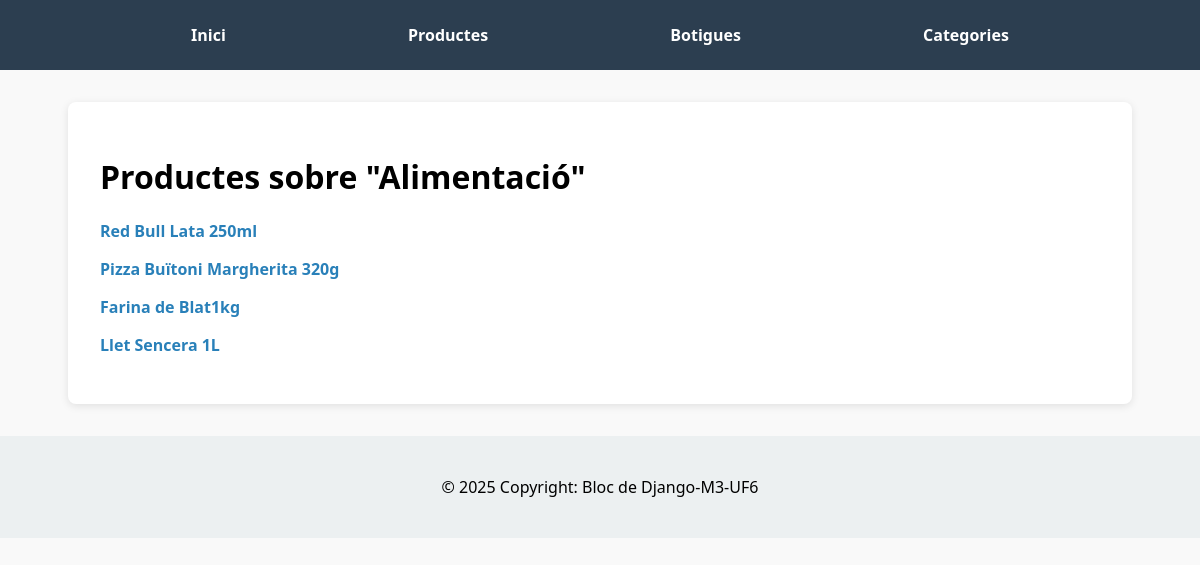
Page /categories/alimentacio/ on the committed database.
### supermercado/models.py (models this page shows, shortened)
class Category(models.Model):
    name = models.CharField(max_length=50, unique=True)
    slug = models.SlugField(unique=True)

class Product(models.Model):
    name = models.CharField(max_length=200)
    slug = models.SlugField(unique=True)
    description = models.TextField(blank=True)
    price = models.DecimalField(max_digits=8, decimal_places=2)
    stock = models.PositiveIntegerField(default=0)
    stores = models.ManyToManyField(Store, blank=True, related_name='products')
    categories = models.ManyToManyField(Category, blank=True, related_name='products')
    image = models.ImageField(upload_to='products/', blank=True, null=True)
    created_at = models.DateTimeField(auto_now_add=True)

### supermercado/views.py (the view)
# urls.py: path('categories/<slug:slug>/', views.category_product_list, name='category-products'),
def category_product_list(request, slug):
    category = get_object_or_404(Category, slug=slug)
    products = category.products.order_by('-created_at')
    return render(request, 'category_product_list.html', {'category': category, 'products': products})

### templates/category_product_list.html
{% extends 'base.html' %}
{% block content %}
<h1>Productes sobre "{{ category.name }}"</h1>
<ul>
    {% for product in products %}
    <li><a href="{% url 'products-detail' product.slug %}">{{ product.name }}</a></li>
    {% endfor %}
</ul>
{% endblock %}

### static/css/style.css (style rules this page uses)
body { font-family: 'Segoe UI', Tahoma, Geneva, Verdana, sans-serif; margin: 0; padding: 0; background-color: #f9f9f9; }
ul { list-style: none; padding: 0; }
li { margin-bottom: 1em; }
li a { text-decoration: none; color: #2980b9; font-weight: bold; }

### rows in the picture
Category: name "Alimentació"
Product: name "Red Bull Lata 250ml"
Product: name "Pizza Buïtoni Margherita 320g"
Product: name "Farina de Blat1kg"
Product: name "Llet Sencera 1L"
